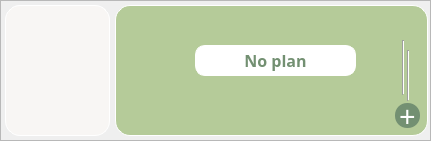
    <widget class="QFrame" name="frame_plan_note">
     <property name="geometry">
      <rect>
       <x>10</x>
       <y>150</y>
       <width>431</width>
       <height>141</height>
      </rect>
     </property>
     <property name="styleSheet">
      <string notr="true">#frame_plan_note{
	background-color: #EEEEEE;
	border-radius: 15;
	border: 1px solid white;
}</string>
     </property>
     <property name="frameShape">
      <enum>QFrame::StyledPanel</enum>
     </property>
     <property name="frameShadow">
      <enum>QFrame::Raised</enum>
     </property>
     <widget class="QFrame" name="frame_plan">
      <property name="geometry">
       <rect>
        <x>115</x>
        <y>5</y>
        <width>313</width>
        <height>131</height>
       </rect>
      </property>
      <property name="styleSheet">
       <string notr="true">#frame_plan{
	background-color: #B5CB99;
	border-radius: 15;
	border: 1px solid white;
}</string>
      </property>
      <property name="frameShape">
       <enum>QFrame::StyledPanel</enum>
      </property>
      <property name="frameShadow">
       <enum>QFrame::Raised</enum>
      </property>
      <widget class="QLabel" name="label_8">
       <property name="geometry">
        <rect>
         <x>275</x>
         <y>3</y>
         <width>31</width>
         <height>31</height>
        </rect>
       </property>
       <property name="text">
        <string/>
       </property>
       <property name="pixmap">
        <pixmap resource="ResourceFile.qrc">:/Icon/Image/icons8-plan-30.png</pixmap>
       </property>
       <property name="scaledContents">
        <bool>true</bool>
       </property>
      </widget>
      <widget class="QPushButton" name="pushButton_Plus_plan">
       <property name="geometry">
        <rect>
         <x>280</x>
         <y>98</y>
         <width>25</width>
         <height>25</height>
        </rect>
       </property>
       <property name="font">
        <font>
         <family>SamsungOne 400</family>
         <pointsize>22</pointsize>
         <bold>false</bold>
        </font>
       </property>
       <property name="styleSheet">
        <string notr="true">#pushButton_Plus_plan
{
	border: 0px solid white;
	background-color: #739072;
	border-radius: 12px;
	color: white
}
#pushButton_Plus_plan::pressed
{
	background-color: #5F6F52;
	border-style: inset;
}
#pushButton_Plus_plan::hover
{
	background-color: #5F6F52;
	border-style: inset;
}</string>
       </property>
       <property name="text">
        <string>+</string>
       </property>
       <property name="iconSize">
        <size>
         <width>40</width>
         <height>40</height>
        </size>
       </property>
      </widget>
      <widget class="Line" name="line">
       <property name="geometry">
        <rect>
         <x>280</x>
         <y>35</y>
         <width>16</width>
         <height>55</height>
        </rect>
       </property>
       <property name="orientation">
        <enum>Qt::Vertical</enum>
       </property>
      </widget>
      <widget class="Line" name="line_2">
       <property name="geometry">
        <rect>
         <x>285</x>
         <y>45</y>
         <width>16</width>
         <height>51</height>
        </rect>
       </property>
       <property name="orientation">
        <enum>Qt::Vertical</enum>
       </property>
      </widget>
      <widget class="QLabel" name="label_no_data">
       <property name="geometry">
        <rect>
         <x>80</x>
         <y>40</y>
         <width>161</width>
         <height>31</height>
        </rect>
       </property>
       <property name="font">
        <font>
         <family>Samsung Sharp Sans</family>
         <pointsize>12</pointsize>
         <bold>true</bold>
        </font>
       </property>
       <property name="styleSheet">
        <string notr="true">#label_no_data{
	background-color: white;
	border-radius: 10;
	border: 1px solid white;
	color: #739072;
}</string>
       </property>
       <property name="text">
        <string>No plan</string>
       </property>
       <property name="alignment">
        <set>Qt::AlignCenter</set>
       </property>
      </widget>
     </widget>
     <widget class="QFrame" name="frame_note">
      <property name="geometry">
       <rect>
        <x>5</x>
        <y>5</y>
        <width>105</width>
        <height>131</height>
       </rect>
      </property>
      <property name="styleSheet">
       <string notr="true">#frame_note{
	background-color: #F8F6F4;
	border-radius: 15;
	border: 1px solid white;
}</string>
      </property>
      <property name="frameShape">
       <enum>QFrame::StyledPanel</enum>
      </property>
      <property name="frameShadow">
       <enum>QFrame::Raised</enum>
      </property>
      <widget class="QLabel" name="label_7">
       <property name="geometry">
        <rect>
         <x>5</x>
         <y>5</y>
         <width>25</width>
         <height>25</height>
        </rect>
       </property>
       <property name="text">
        <string/>
       </property>
       <property name="pixmap">
        <pixmap resource="ResourceFile.qrc">:/Icon/Image/icons8-note-30.png</pixmap>
       </property>
       <property name="scaledContents">
        <bool>true</bool>
       </property>
      </widget>
     </widget>
    </widget>
